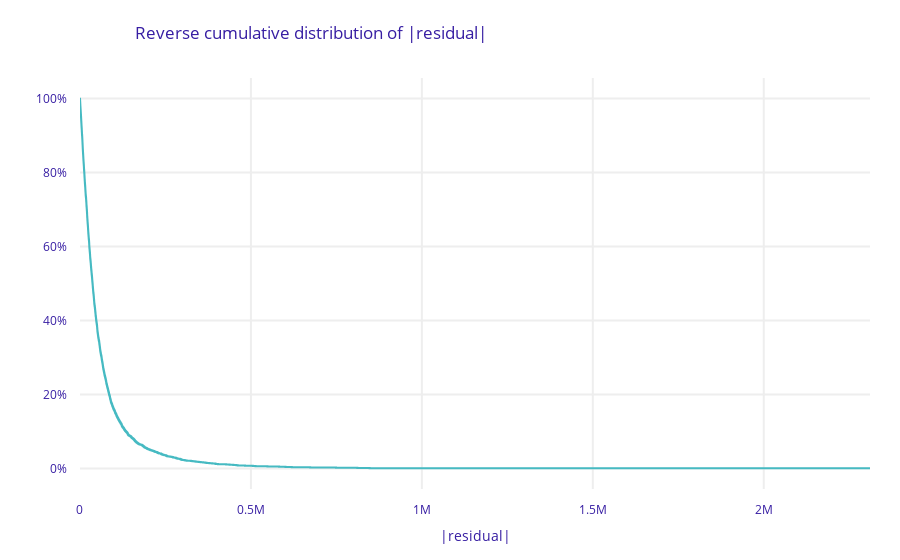

The cell this chart's notebook holds for it:
### Code cell
mp.plot() # if we have 2 models, we can use mp.plot(mp2)

### Figure 1 — Plotly figure (JSON) as saved in the notebook; plotly's stock layout.template omitted (floating-point values rounded to 4 significant figures; data arrays with more than 128 entries replaced by an {"elided": "..."} marker saying what was removed)
{"data": [{"line": {"shape": "hv"}, "marker": {"color": "#46bac2"}, "name": "xgboost", "type": "scatter", "x": {"elided": "4321 float values"}, "y": {"elided": "4321 float values"}}], "layout": {"font": {"color": "#371ea3"}, "margin": {"b": 71, "r": 30, "t": 78}, "title": {"text": "Reverse cumulative distribution of |residual|", "x": 0.15}, "xaxis": {"automargin": true, "fixedrange": true, "gridwidth": 2, "tickcolor": "white", "ticklen": 10, "ticks": "outside", "title": {"text": "|residual|"}, "type": "linear", "zeroline": false}, "yaxis": {"automargin": true, "fixedrange": true, "gridwidth": 2, "tickcolor": "white", "tickformat": ",.0%", "ticklen": 10, "ticks": "outside", "type": "linear", "zeroline": false}}}
